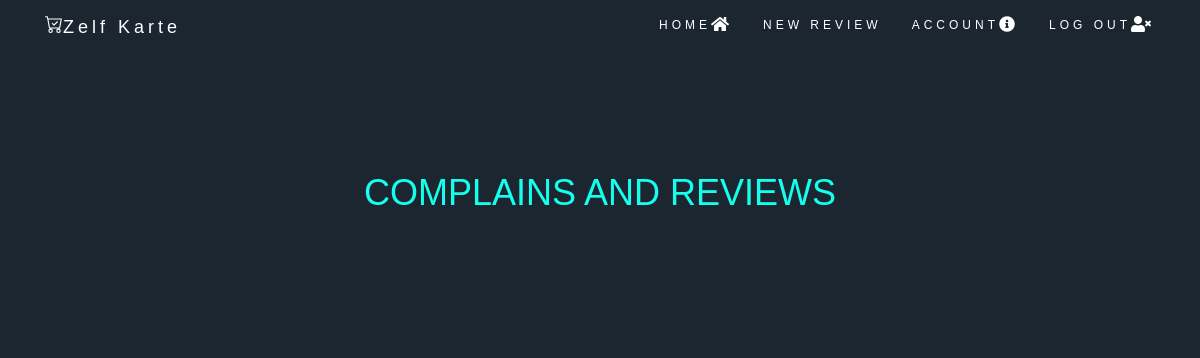
The page /complains on the database as committed earlier.
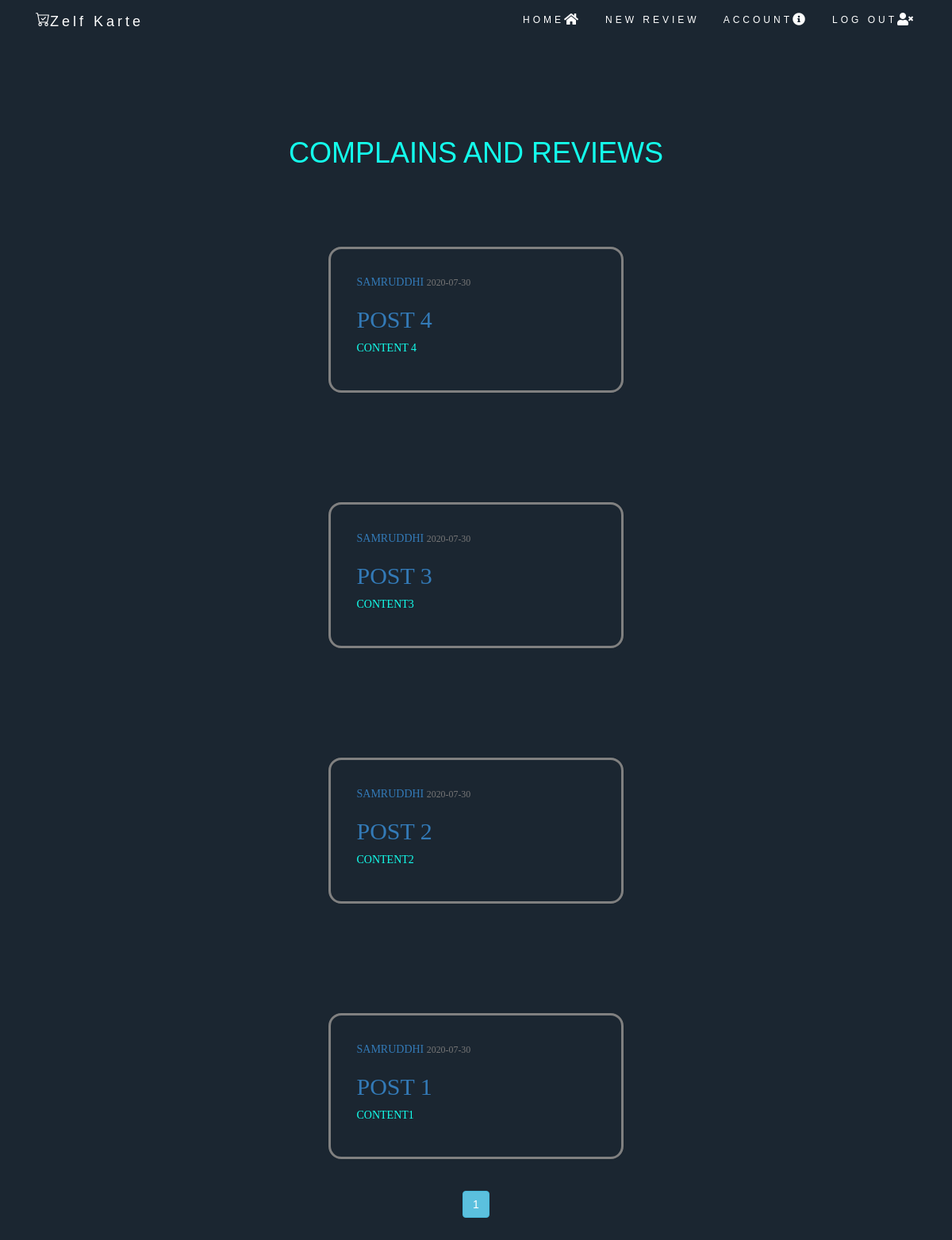
The same page on the database as committed later.
### summerup/models.py (models this page shows, shortened)
class Post(db.Model):
    id = db.Column(db.Integer, primary_key=True)
    title = db.Column(db.String(100), nullable=False)
    date_posted = db.Column(db.DateTime, nullable=False, default=datetime.utcnow)
    content = db.Column(db.Text, nullable=False)
    user_id = db.Column(db.Integer, db.ForeignKey('user.id'), nullable=False)

class User(db.Model, UserMixin):
	id = db.Column(db.Integer, primary_key=True)
	username = db.Column(db.String(100), nullable=False)
	email = db.Column(db.String(120), unique=True, nullable=False)
	image_file = db.Column(db.String(20), nullable = False, default = 'default.jpeg')
	password = db.Column(db.String(60), nullable=False)
	posts = db.relationship('Post', backref='author', lazy=True)

### summerup/routes.py (the view)
@app.route("/complains")
def complains():
	page = request.args.get('page',1,type=int)
	posts = Post.query.order_by(Post.date_posted.desc()).paginate(page=page,per_page=5)
	return render_template('complains.html', posts=posts)

### summerup/templates/complains.html (shortened to what this page needs)
<!DOCTYPE html>
<html lang="en">
<head>
  <link rel="stylesheet" href="https://use.fontawesome.com/releases/v5.11.2/css/all.css">
  <link rel="stylesheet" href="https://maxcdn.bootstrapcdn.com/bootstrap/3.4.1/css/bootstrap.min.css">
</head>
<body id="myPage" data-spy="scroll" data-target=".navbar" data-offset="60" style="background-color: #1b2631; height:100%;">
  <nav class="navbar navbar-inverse navbar-fixed-top navbar-dark bg-dark">
    <div class="container">
      <div class="navbar-header">
        <a class="navbar-brand" href="#"><a class="navbar-brand brandName" href="#">Zelf Karte</a>
      </div>
      <div class="collapse navbar-collapse nav navbar-nav navbar-right" id="myNavbar">
        <ul class="nav navbar-nav">
            <li><a class="nav-item nav-link mx-2 " href="{{ url_for('home') }}">HOME<i class="fas fa-home fa-lg p-2 d-none d-md-inline"></i></a></li>
            <li><a class="nav-item nav-link mx-2 " href="{{ url_for('new_post') }}">NEW REVIEW</a></li>
            <li><a class="nav-item nav-link mx-2 " href="{{ url_for('account') }}">ACCOUNT<i class="fas fa-info-circle fa-lg p-2 d-none d-md-inline"></i></a></li>
            <li><a class="nav-item nav-link mx-2 " href="{{ url_for('logout') }}">LOG OUT<i class="fas fa-user-times fa-lg p-2 d-none d-md-inline"></i></a></li>
        </ul>
      </div>
    </div>
  </nav>
  <div style="height: 45px;"></div>
<div class="login" style="color: white;">
	 <h1 class="a" align="center" style="color: #14ffec;">Complains and Reviews</h1>
{% for post in posts.items %}
<div>
<div class="Signup" >
    <div>
        <a class="mr-2" href="{{ url_for('user_posts', username=post.author.username) }}">{{ post.author.username }}</a>
        <small class="text-muted">{{ post.date_posted.strftime('%Y-%m-%d') }}</small>
    </div>
        <h2><a href="{{ url_for('post', post_id=post.id) }}">{{ post.title }}</a></h2>
         <p>{{ post.content }}</p>
</div>
</div>
<br><br>
{% endfor %}
{% for page_num in posts.iter_pages(left_edge=1, right_edge=1, left_current=1, right_current=2) %}
{% if page_num %}
    {% if posts.page == page_num %}
        <a class='btn btn-info mb-4' href="{{ url_for('complains',page=page_num) }}">{{ page_num }}</a>
    {% else %}
        <a class='btn btn-outline-info mb-4' href="{{ url_for('complains',page=page_num) }}">{{ page_num }}</a>
    {% endif %}
{% else %}
....
{% endif %}
{% endfor %}
</div>
</body>
</html>

### summerup/templates/complains.html (style rules this page uses)
li a { text-decoration: none; color: #fff; -webkit-transition: all 300ms cubic-bezier(0.455, 0.030, 0.515, 0.955); -moz-transition: all 300ms cubic-bezier(0.455, 0.030, 0.515, 0.955); -o-transition: all 300ms cubic-bezier(0.455, 0.030, 0.515, 0.955); transition: all 300ms cubic-bezier(0.455, 0.030, 0.515, 0.955); padding: 10px 20px }
.navbar { margin-bottom: 0; background-color: #1B2631; z-index: 9999; border: 0; font-size: 12px !important; line-height: 1.42857143 !important; letter-spacing: 4px; border-radius: 0; font-family: Montserrat, sans-serif; }
.navbar li a, .navbar .navbar-brand { color: #fff !important; }
.login { padding: 9%; text-align: center; text-transform: uppercase; color: #0d7377; font-family: 'Montserrat', sans-serif; background-color: #1B2631; }
.Signup { width:30.983vw; border: 0.270vw solid gray; border-radius:1.349vw; box-shadow: 0 0 0.162vw 0 rgba(0,0,0,0.1); padding: 2.698vw; margin: 10% auto 0; text-align: left; font-family: 'Montserrat', cursive; color: #14ffec; text-overflow: ellipsis; }

Rows that differ between the two databases and show on the page:
added Post: author.username "SAMRUDDHI", date_posted "2020-07-30", title "POST 4", content "CONTENT 4"
added Post: author.username "SAMRUDDHI", date_posted "2020-07-30", title "POST 3", content "CONTENT3"
added Post: author.username "SAMRUDDHI", date_posted "2020-07-30", title "POST 2", content "CONTENT2"
added Post: author.username "SAMRUDDHI", date_posted "2020-07-30", title "POST 1", content "CONTENT1"
Other text that changed with them:
new list line: "1"
